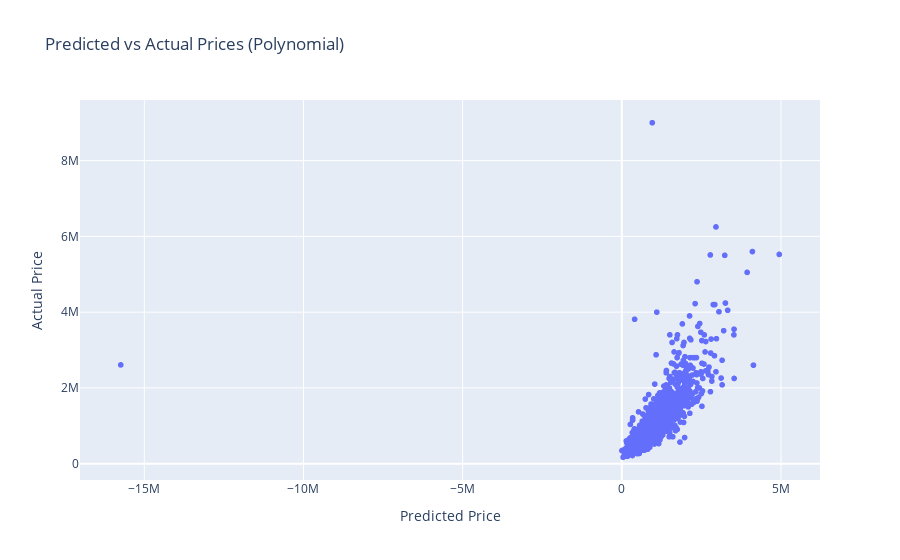

Notebook code for this chart:
### Code cell
# Evaluate OLS on test data
y_pred_ols_poly = ols_poly.predict(X_test_poly)

print(f"OLS R2 Score: {r2_score(y_test, y_pred_ols_poly):.4f}")
print(f"OLS MAE: {root_mean_squared_error(y_test, y_pred_ols_poly):.2f}")

# Plot OLS Results
fig_ols = px.scatter(x=y_pred_ols_poly, y=y_test, labels={'x': 'Predicted Price', 'y': 'Actual Price'}, title='Predicted vs Actual Prices (Polynomial)')
fig_ols.show()

### Figure 1 — Plotly figure (JSON) as saved in the notebook; plotly's stock layout.template omitted (floating-point values rounded to 4 significant figures; data arrays with more than 128 entries replaced by an {"elided": "..."} marker saying what was removed)
{"data": [{"hovertemplate": "Predicted Price=%{x}<br>Actual Price=%{y}<extra></extra>", "legendgroup": "", "marker": {"color": "#636efa", "symbol": "circle"}, "mode": "markers", "name": "", "showlegend": false, "x": {"elided": "1549 float values"}, "xaxis": "x", "y": {"elided": "1549 float values"}, "yaxis": "y", "type": "scattergl"}], "layout": {"xaxis": {"anchor": "y", "domain": [0.0, 1.0], "title": {"text": "Predicted Price"}}, "yaxis": {"anchor": "x", "domain": [0.0, 1.0], "title": {"text": "Actual Price"}}, "legend": {"tracegroupgap": 0}, "title": {"text": "Predicted vs Actual Prices (Polynomial)"}}}
